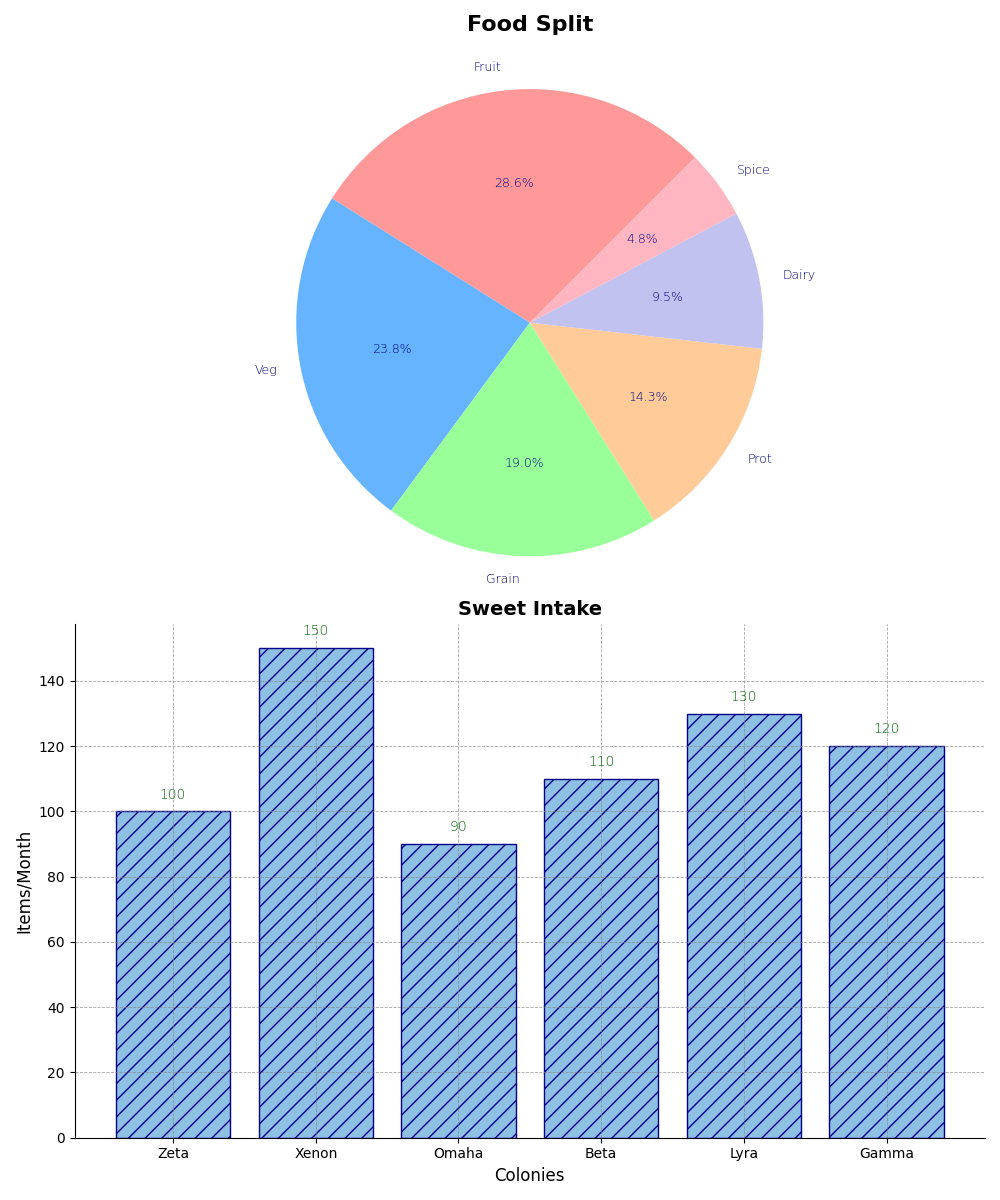

Write Python code to recreate this figure.
import matplotlib.pyplot as plt

labels_food = ['Fruit', 'Veg', 'Grain', 'Prot', 'Dairy', 'Spice']
production_sizes = [30, 25, 20, 15, 10, 5]
colors_food = ['#FF9999', '#66B3FF', '#99FF99', '#FFCC99', '#C2C2F0', '#FFB6C1']

colonies = ["Zeta", "Xenon", "Omaha", "Beta", "Lyra", "Gamma"]
sweet_consumption = [100, 150, 90, 110, 130, 120]

fig, ax = plt.subplots(2, 1, figsize=(10, 12))

ax[0].pie(
    production_sizes, 
    labels=labels_food, 
    autopct='%1.1f%%', 
    startangle=45,  
    colors=colors_food, 
    textprops=dict(color="navy", fontsize=9, weight='light')
)
ax[0].set_title('Food Split', fontsize=16, fontweight='bold', pad=25)
ax[0].axis('equal')

ax[1].bar(colonies, sweet_consumption, color='#8EC0E4', edgecolor='darkblue', hatch='//')
ax[1].set_title('Sweet Intake', fontsize=14, fontweight='bold')
ax[1].set_ylabel('Items/Month', fontsize=12)
ax[1].set_xlabel('Colonies', fontsize=12)

for i, value in enumerate(sweet_consumption):
    ax[1].text(i, value + 3, str(value), ha='center', va='bottom', fontweight='light', fontsize=10, color='darkgreen')

ax[1].grid(True, linestyle='--', linewidth=0.6, color='grey', alpha=0.7)
ax[1].spines['top'].set_visible(False)
ax[1].spines['right'].set_visible(False)

plt.tight_layout()
plt.show()
